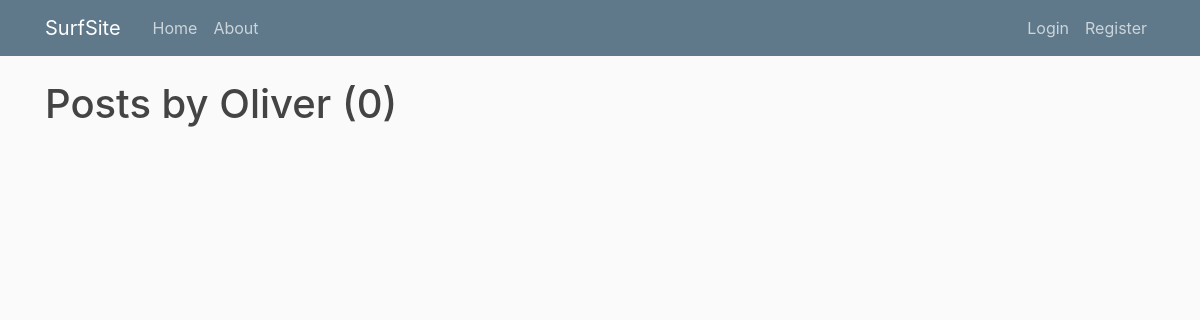
The app's page /user/Oliver, older data.
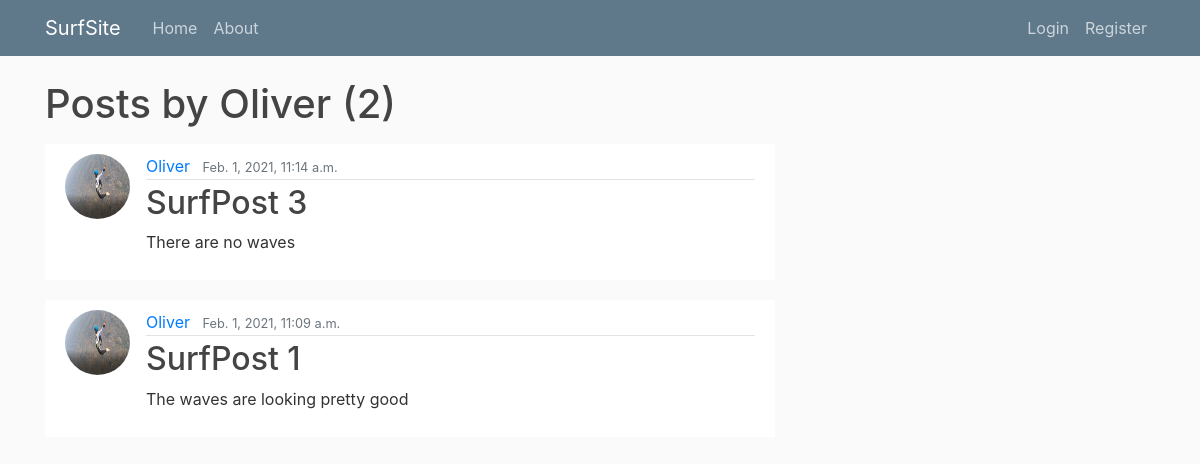
The same page, newer data.
### SurfSite/models.py (models this page shows, shortened)
class Post(models.Model):
    title = models.CharField(max_length=100)
    location = models.CharField(max_length=100, blank=True, null=True)
    content = models.TextField()
    video = models.FileField(upload_to='videos/', blank=True, null=True)
    date_posted = models.DateTimeField(auto_now_add=True)
    author = models.ForeignKey(User, on_delete=models.CASCADE)
    placeholder = models.CharField(max_length=100, blank=True, null=True)

### users/models.py (models this page shows, shortened)
class Profile(models.Model):
    user = models.OneToOneField(User, on_delete=models.CASCADE)
    image = models.ImageField(default='default.jpg', upload_to='profile_pics')

### SurfSite/views.py (the view)
# urls.py: path('user/<str:username>', UserPostListView.as_view(), name='user-posts'),
class UserPostListView(ListView):
    model = Post
    template_name = 'SurfSite/user_posts.html'
    context_object_name = 'posts'
    ordering = ['-date_posted']
    paginate_by = 10
    def get_queryset(self):
        user = get_object_or_404(User, username=self.kwargs.get('username'))
        return Post.objects.filter(author=user).order_by('-date_posted')

### SurfSite/templates/SurfSite/user_posts.html (shortened to what this page needs)
{% extends "SurfSite/base.html" %}
{% load crispy_forms_tags %}
{% block content %}
<h1 class="mb-3">Posts by {{ view.kwargs.username }} ({{ page_obj.paginator.count }})</h1>
  {% for post in posts %}
<article class="media content-section">
    <img class="rounded-circle article-img" src="{{ post.author.profile.image.url }}">
    <div class="media-body">
        <div class="article-metadata">
            <a class="mr-2" href="{% url 'user-posts' post.author.username %}">{{ post.author }}</a>
            <small class="text-muted">{{ post.date_posted }}</small>
        </div>
        <h2><a class="article-title" href="{% url 'post-detail' post.id %}">{{ post.title }}</a></h2>
        <p class="article-content">{{ post.content }}</p>
    </div>
</article>
    {% endfor %}
{% endblock content %}

### SurfSite/templates/SurfSite/base.html (shortened to what this page needs)
{% load static %}
<!DOCTYPE html>
<html>
<head>
    <link rel="stylesheet" href="https://maxcdn.bootstrapcdn.com/bootstrap/4.0.0/css/bootstrap.min.css">
    <link rel="stylesheet" type="text/css" href="{% static 'SurfSite/main.css' %}">
</head>
<body>
    <header class="site-header">
      <nav class="navbar navbar-expand-md navbar-dark bg-steel fixed-top">
        <div class="container">
          <a class="navbar-brand mr-4" href="{% url 'home' %}">SurfSite</a>
          <div class="collapse navbar-collapse" id="navbarToggle">
            <div class="navbar-nav mr-auto">
              <a class="nav-item nav-link" href="{% url 'home' %}">Home</a>
              <a class="nav-item nav-link" href="#">About</a>
            </div>
            <div class="navbar-nav">
              {% if user.is_authenticated %}
                {% block newpost %}
                {% endblock newpost %}
                <a class="nav-item nav-link" href="{% url 'profile' %}">Profile</a>
                <a class="nav-item nav-link" href="{% url 'logout' %}">Logout</a>
              {% else %}
                <a class="nav-item nav-link" href="{% url 'login' %}">Login</a>
                <a class="nav-item nav-link" href="{% url 'register' %}">Register</a>
              {% endif %}
            </div>
          </div>
        </div>
      </nav>
    </header>
    <main role="main" class="container">
      <div class="row">
        <div class="col-md-8">
            {% block content %}{% endblock %}
        </div>
      </div>
    </main>
</body>
</html>

### static/SurfSite/main.css (style rules this page uses)
body { background: #fafafa; color: #333333; margin-top: 5rem; }
h1, h2, h3, h4, h5, h6 { color: #444444; }
.bg-steel { background-color: #5f788a; }
.site-header .navbar-nav .nav-link { color: #cbd5db; }
.content-section { margin: auto; background: #ffffff; padding: 10px 20px; margin-bottom: 20px; }
.article-title { color: #444444; }
.article-content { white-space: pre-line; }
.article-img { height: 65px; width: 65px; margin-right: 16px; }
.article-metadata { padding-bottom: 1px; margin-bottom: 4px; border-bottom: 1px solid #e3e3e3 }

Row changes from the older to the newer data that the page shows:
added Post: author.profile.image (picture), author "Oliver", date_posted "Feb. 1, 2021, 11:14 a.m.", title "SurfPost 3", content "There are no waves"
added Post: author.profile.image (picture), author "Oliver", date_posted "Feb. 1, 2021, 11:09 a.m.", title "SurfPost 1", content "The waves are looking pretty good"
Text that changed along with them:
{{ page_obj.paginator.count }}: "0" → "2"
